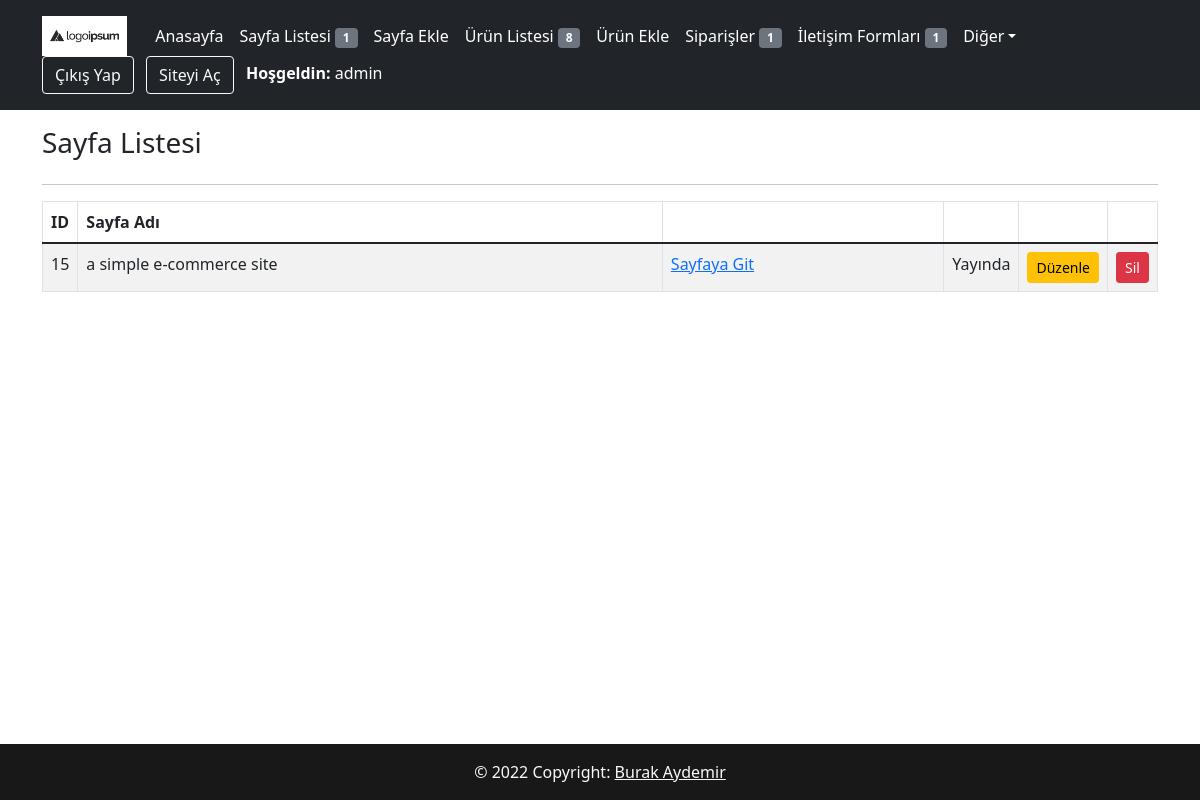
/admin/?page=sayfalar (signed in), run on the app's committed database.
### tables this page shows
CREATE TABLE `sayfalar` (
  `id` int(11) NOT NULL,
  `baslik` varchar(250) NOT NULL,
  `icerik` text DEFAULT NULL,
  `durum` tinyint(4) NOT NULL DEFAULT 1,
  `tarih` timestamp NOT NULL DEFAULT current_timestamp()
);

### admin/functions.php (called while the page is built)
<?php
    function url($devami=''){
        return SITE_URL.'/admin/' . $devami;
    }
?>

### admin/pages/sayfalar/sayfa_listesi.php (the view)
<div class="row">
    <div class="col-6"><h3>Sayfa Listesi</h3></div>
    <div class="col-6 text-end">
    </div>
</div>
<hr>
<?php
$sayfalar = $db->query('SELECT * FROM sayfalar');
?>
<table class="table table-bordered table-striped table-hover">
    <thead>
        <tr>
            <th width="30">ID</th>
            <th>Sayfa Adı</th>
            <th></th>
            <th width="50"></th>
            <th width="50"></th>
            <th width="50"></th>
        </tr>
    </thead>
    <tbody>
        <?php while($sayfa = $sayfalar->fetch_array()){ ?>
            <tr>
                <td><?php echo $sayfa['id']; ?></td>
                <td><?php echo $sayfa['baslik']; ?></td>
                <td>
                    <a target="_blank" href="<?php echo SITE_URL.'?page=sayfa&id='.$sayfa['id']; ?>">Sayfaya Git</a>
                </td>
                <td><?php
                    if($sayfa['durum'] == 1){
                        echo 'Yayında';
                    }else{
                        echo 'Gizli';
                    }
                ?></td>
                <td><a href="<?php echo url('?page=sayfalar&is=duzenle&id='.$sayfa['id']); ?>" class="btn btn-warning btn-sm">Düzenle</a></td>
                <td><a href="<?php echo url('?page=sayfalar&is=sil&id='.$sayfa['id']); ?>" class="btn btn-danger btn-sm">Sil</a></td>
            </tr>
        <?php }?>
    </tbody>
</table>

### data on the page
sayfalar: id "15", baslik "a simple e-commerce site", durum "Yayında"

### other printed values
$rowss "1"
$rows "8"
$siparissayi "1"
$formsay "1"
$_SESSION['admin_bilgileri']['username'] "admin"
